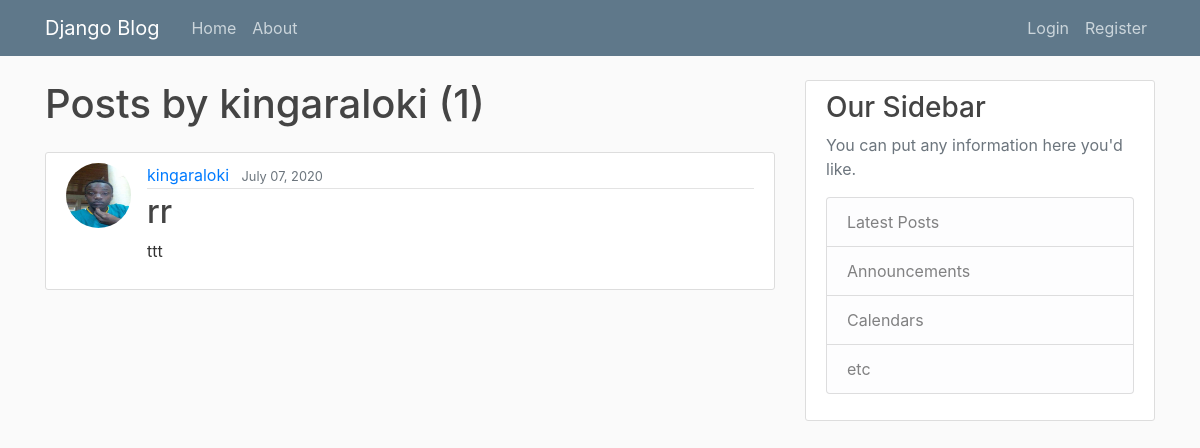
The page /blog/user/kingaraloki on the database its author committed.
### blog/models.py (models this page shows, shortened)
class Post(models.Model):
    title = models.CharField(max_length=150)
    content = models.TextField()
    date_posted = models.DateTimeField(default=timezone.now)
    author = models.ForeignKey(User, on_delete=models.CASCADE)

### users/models.py (models this page shows, shortened)
class Profile(models.Model):
    user = models.OneToOneField(User, on_delete=models.CASCADE)
    image = models.ImageField(default='default.jpg', upload_to='profile_pics')

### blog/views.py (the view)
# urls.py: path('user/<str:username>', UserPostListView.as_view(), name='user-posts'),
class UserPostListView(ListView):
    model = Post
    template_name = "blog/user_posts.html"
    context_object_name = 'posts'
    ordering = ['-date_posted']
    paginate_by = 1
    def get_queryset(self):
        user = get_object_or_404(User, username=self.kwargs.get('username'))
        return Post.objects.filter(author=user).order_by('-date_posted')

### blog/templates/blog/user_posts.html (shortened to what this page needs)
{% extends 'blog/base.html' %}
{% block content %}
    <h1 class="mb-4">Posts by {{view.kwargs.username}} ({{page_obj.paginator.count}})</h1>
    {% for post in posts %}
        <article class="media content-section">
          <img class="rounded-circle article-img"  src="{{ post.author.profile.image.url }}">
          <div class="media-body">
            <div class="article-metadata">
              <a class="mr-2" href="{% url 'user-posts' post.author.username%}">{{ post.author }}</a>
              <small class="text-muted">{{ post.date_posted|date:"F d, Y" }}</small>
            </div>
            <h2><a class="article-title" href="{% url 'post-detail' post.id %}">{{ post.title }}</a></h2>
            <p class="article-content">{{ post.content }}</p>
          </div>
        </article>
    {% endfor %}
{% endblock %}

### blog/static/blog/main.css (style rules this page uses)
body { background: #fafafa; color: #333333; margin-top: 5rem; }
h1, h2, h3, h4, h5, h6 { color: #444444; }
.content-section { background: #ffffff; padding: 10px 20px; border: 1px solid #dddddd; border-radius: 3px; margin-bottom: 20px; }
.article-title { color: #444444; }
.article-content { white-space: pre-line; }
.article-img { height: 65px; width: 65px; margin-right: 16px; }
.article-metadata { padding-bottom: 1px; margin-bottom: 4px; border-bottom: 1px solid #e3e3e3 }

### rows shown on the page
Post: author.profile.image (placeholder picture), author "kingaraloki", date_posted "July 07, 2020", title "rr", content "ttt"

### other values the page prints
{{ view.kwargs.username }} "kingaraloki"
{{ page_obj.paginator.count }} "1"
